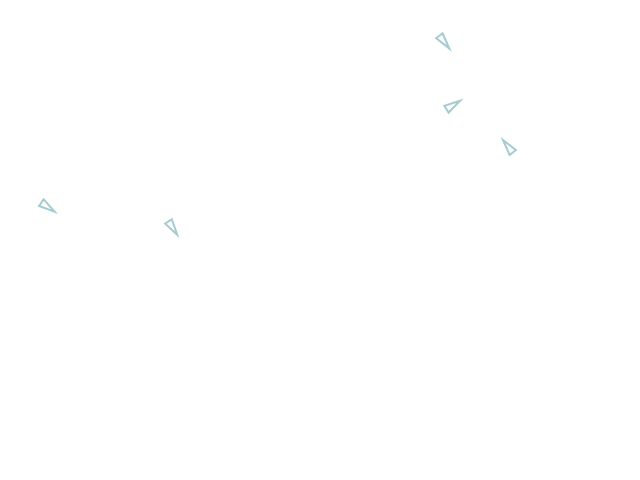
Frame 1 (no input)
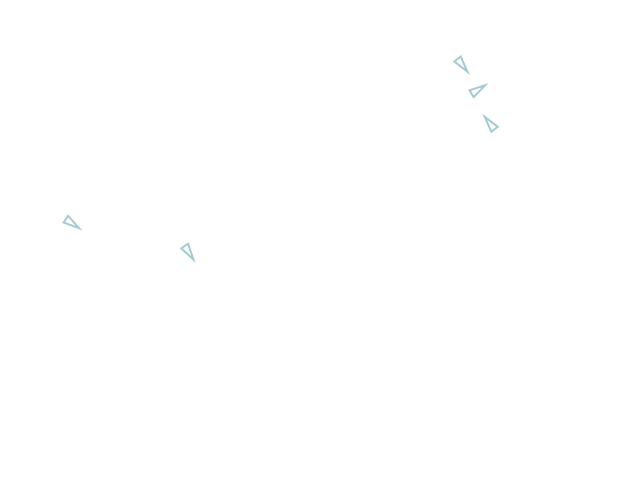
Frame 60 (no input)
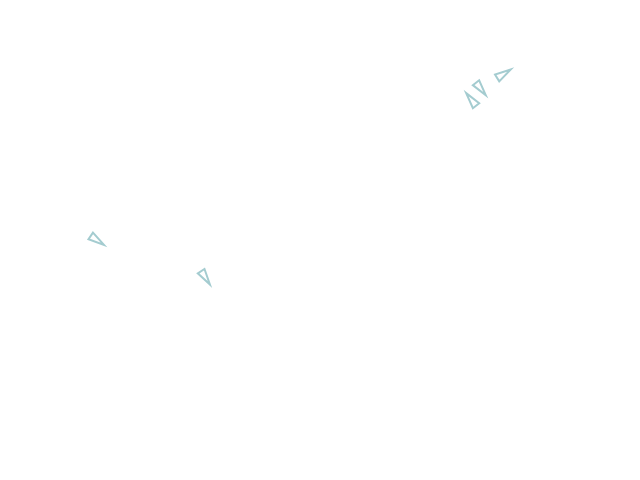
Frame 120 (the mouse pressed at the canvas centre since frame 60)

The p5.js sketch that drew these frames (run headless with seeded random() and noise() and a simulated clock; from frame 60 on, the mouse is pressed at the canvas centre):

// p5.js sketch
// ── sketch.js
let max_speed = 0.5;
let size = 4;

function setup() {
  createCanvas(640, 480);
  flock = new Flock();
  for (var i = 0; i < 5; i++) {
    var x = random(10, 630);
    var y = random(10, 470);
    flock.addBoid(x, y);
  }
}

function mouseClicked() {
  flock.addBoid(mouseX, mouseY);
  return false;
}

function draw() {
  background(255);
  flock.update();

}

class Flock {
  constructor() {
    this.boids = [];
  }
  update() {
    for (var i=0; i < this.boids.length; i++) {
      this.boids[i].next()
    }
  }
  addBoid(x, y) {
     var boid = new Boid(x, y);
     this.boids.push(boid);
     print(this.boids.length);
  }
}

class Boid {
  constructor(x, y) {
    this.pos = createVector(x, y);
    var dx = random(-1, 1);
    var dy = random(-1, 1);
    var scale = max_speed / pow(pow(dx, 2) + pow(dy, 2), 0.5);
    this.velocity = createVector(dx * scale, dy * scale);
    //this.acceleration = random
  }

  next() {
    this.update();
    this.move();
    this.render();
  }
  update() {
    
  }
  move() {
    this.pos = p5.Vector.add(this.pos, this.velocity);
    if (this.pos.x > width) {this.pos.x = 0;}
    if (this.pos.x < 0) {this.pos.x = width;}
    if (this.pos.y > height) {this.pos.y = 0;}
    if (this.pos.y < 0) {this.pos.y = height;}
  }
  render() {
    strokeWeight(2)
    stroke('#A4CCD0')
    push();
    translate(this.pos);
    rotate(this.velocity.heading() + radians(90));
    triangle(0, -2*size, -size, 2*size, size, 2*size);
    pop();
  }
}

// ── boids.html
<!doctype html>
<html lang='eng'>
<head>
    <meta charset='utf-8'>
    <meta name='viewport' content='width-device-width, initial-scale=1'>
    <link rel='stylesheet' href='css/app.css'>
    <script src="p5.js"></script> 
    <script src="sketch.js"></script>
</head>
<nav>
    <ul>
        <li><a href="index.html">Home</a></li>
        <li><strong>BOIDs</strong></li>
        <li><a href="photog.html">Photos</a></li>
    </ul>
  </nav>
<body>
    <div class='title' style='text-align: center'>
        <h1 style='display: inline-block'> BOIDs Simulation</h1>
        <div id='counter-holder'></div>
    </div>
    <div id='container'>
        <div id='slider-holder'>
            <div id='separation'></div>
            <div id='alignment'></div>
            <div id='cohesion'></div>
        </div>
        <div id="sketch-holder"></div>
    </div>
</body>
</html>
// ── photog.html
<!doctype html>
<html lang='eng'>
<head>
    <meta charset='utf-8'>
    <meta name='viewport' content='width-device-width, initial-scale=1'>
    <link rel='stylesheet' href='css/app.css'>
</head>
<nav>
    <ul>
        <li><a href="index.html">Home</a></li>
        <li><a href="boids.html">BOIDs</a></li>
        <li><strong> Photography </strong></li>
    </ul>
  </nav>
<body>
    <div class='title' style='text-align: center'>
        <h1 style='display: inline-block'> some photos </h1>
    </div>
</body>
</html>
